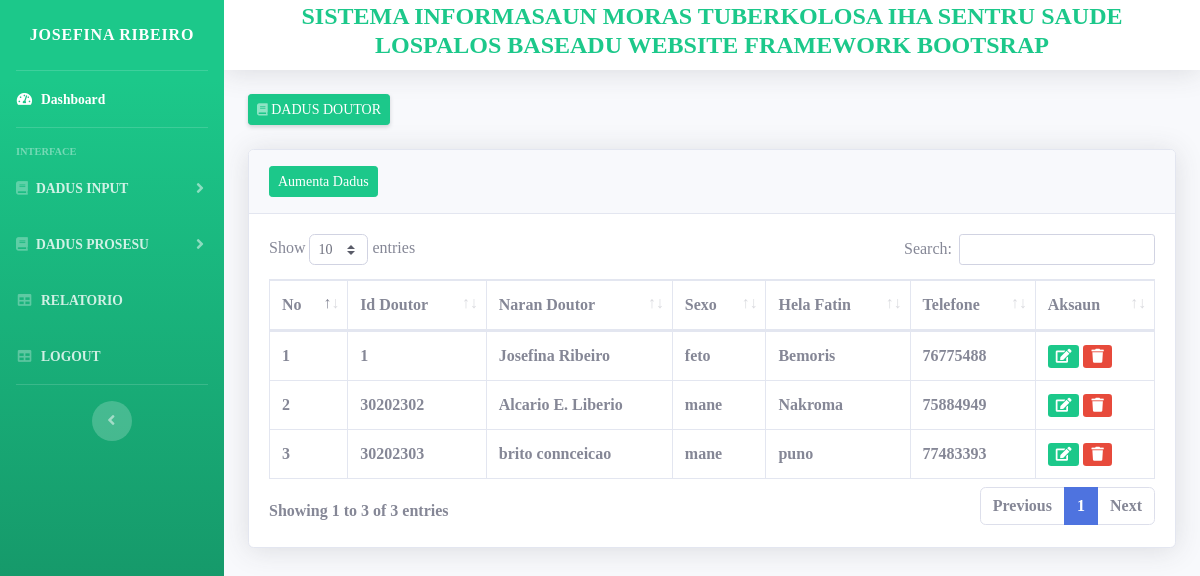
The app's page /?page=doutor (signed in) with its own data.
### tables this page shows
CREATE TABLE `tb_doutor` (
  `id_doutor` int(11) NOT NULL,
  `nrn_doutor` char(50) NOT NULL,
  `sexo_doutor` enum('mane','feto') NOT NULL,
  `h_fatin` char(50) NOT NULL,
  `no_tlp` int(11) NOT NULL
);

### config/function.php (called while the page is built, shortened)
<?php
function mq($sql){
	global $conn;
	return $mq = mysqli_query($conn, $sql);
}
function mfa($qName){
	return $mfa = mysqli_fetch_array($qName);
}
?>

### database/master/doutor/index.php (the view)
<div class="col-md-12">
	<div class="card shadow mb-4">
		<div class="card-header py-3">
			<a href="?page=aumentaDoutor" class="btn btn-success btn-sm">Aumenta Dadus</a>
		</div>
		<div class="card-body">
			<div class="table-responsive">
				<table class="table table-bordered" id="dataTable" width="100%" cellspacing="0">
					<thead>
						<tr>
							<th>No</th>
							<th>Id Doutor</th>
							<th>Naran Doutor</th>
							<th>Sexo</th>
							<th>Hela Fatin</th>
							<th>Telefone</th>
							<th>Aksaun</th>
						</tr>
					</thead>
					<tbody>
						<?php
						$query = mq("SELECT * FROM tb_doutor");
						$no = 1;
						while ($data = mfa($query)) {
							?>
							<tr>
								<td><?= $no++; ?></td>
								<td><?= $data['id_doutor'] ?></td>
								<td><?= $data['nrn_doutor'] ?></td>
								<td><?= $data['sexo_doutor'] ?></td>
								<td><?= $data['h_fatin'] ?></td>
								<td><?= $data['no_tlp'] ?></td>
								<td>
									<a href="?page=hadiaDoutor&id=<?= $data['id_doutor'] ?>" class="bg-success text-white btn-sm"><i class="menu-icon fa fa-edit"></i></a>
									<a href="?page=hamosDoutor&id=<?= $data['id_doutor'] ?>" class="bg-danger text-white btn-sm" onclick="return confirm('Tebes atu hamos <?= $data['nrn_doutor']; ?>');"><i class="menu-icon fa fa-trash"></i></a>
								</td>
							</tr>
						<?php } ?>
					</tbody>
				</table>
			</div>
		</div>
	</div>
</div>

### template/sidebar.php (shortened to what this page needs)
<ul class="navbar-nav bg-gradient-success sidebar sidebar-dark accordion" id="accordionSidebar">
           <a class="sidebar-brand d-flex align-items-center justify-content-center" href="?page=dashboard">
               <div class="sidebar-brand-text "><?= $dataAdmin['nrn_admin'] ?></div>
           </a>
           <hr class="sidebar-divider my-0">
           <li class="nav-item active">
               <a class="nav-link" href="?page=dashboard">
                   <i class="fas fa-fw fa-tachometer-alt"></i>
                   <span>Dashboard</span></a>
           </li>
           <hr class="sidebar-divider">
           <div class="sidebar-heading">
               Interface
           </div>
           <li class="nav-item">
               <a class="nav-link collapsed" href="#" data-toggle="collapse" data-target="#collapseTwo"
                   aria-expanded="true" aria-controls="collapseTwo">
                   <i class="fas fa-book"></i>
                   <span>DADUS INPUT</span>
               </a>
           </li>
           <li class="nav-item">
               <a class="nav-link collapsed" href="#" data-toggle="collapse" data-target="#collapseOne"
                   aria-expanded="true" aria-controls="collapseOne">
                   <i class="fas fa-book"></i>
                   <span>DADUS PROSESU</span>
               </a>
           </li>
           <li class="nav-item">
               <a class="nav-link" href="?page=relatorio">
                   <i class="fas fa-fw fa-table"></i>
                   <span>RELATORIO</span></a>
           </li>
           <li class="nav-item">
               <a class="nav-link" href="logs/logout.php">
                   <i class="fas fa-fw fa-table"></i>
                   <span>LOGOUT</span></a>
           </li>
           <hr class="sidebar-divider d-none d-md-block">
           <div class="text-center d-none d-md-inline">
               <button class="rounded-circle border-0" id="sidebarToggle"></button>
           </div>
       </ul>

### template/header.php (style rules this page uses)
* { font-family: MV Boli; font-weight: bold; }

### records on screen
tb_doutor: id_doutor "1", nrn_doutor "Josefina Ribeiro", sexo_doutor "feto", h_fatin "Bemoris", no_tlp "76775488"
tb_doutor: id_doutor "30202302", nrn_doutor "Alcario E. Liberio", sexo_doutor "mane", h_fatin "Nakroma", no_tlp "75884949"
tb_doutor: id_doutor "30202303", nrn_doutor "brito connceicao", sexo_doutor "mane", h_fatin "puno", no_tlp "77483393"

### other values on screen
$dataAdmin['nrn_admin'] "JOSEFINA RIBEIRO"
$title "DADUS DOUTOR"
